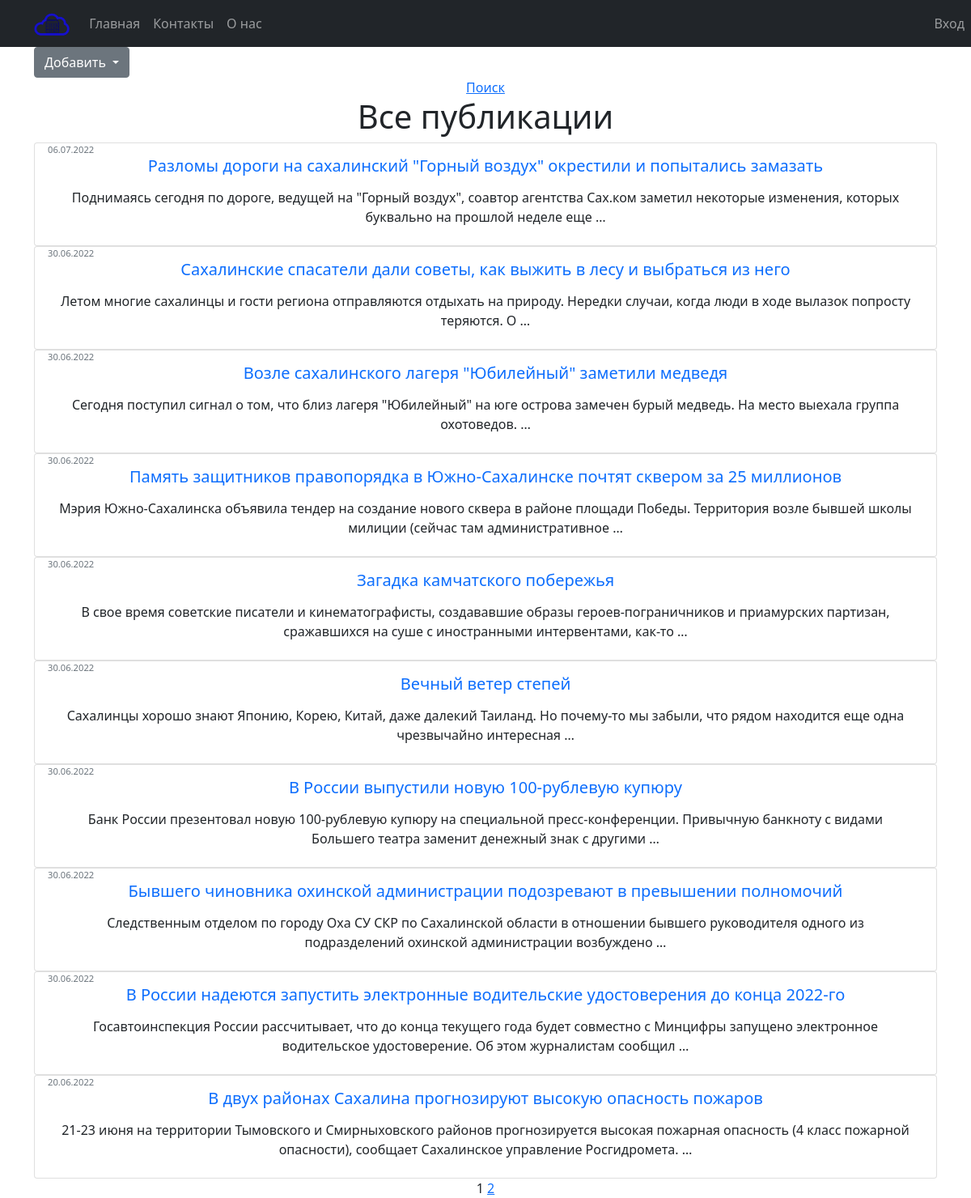
Before: / with the older database file.
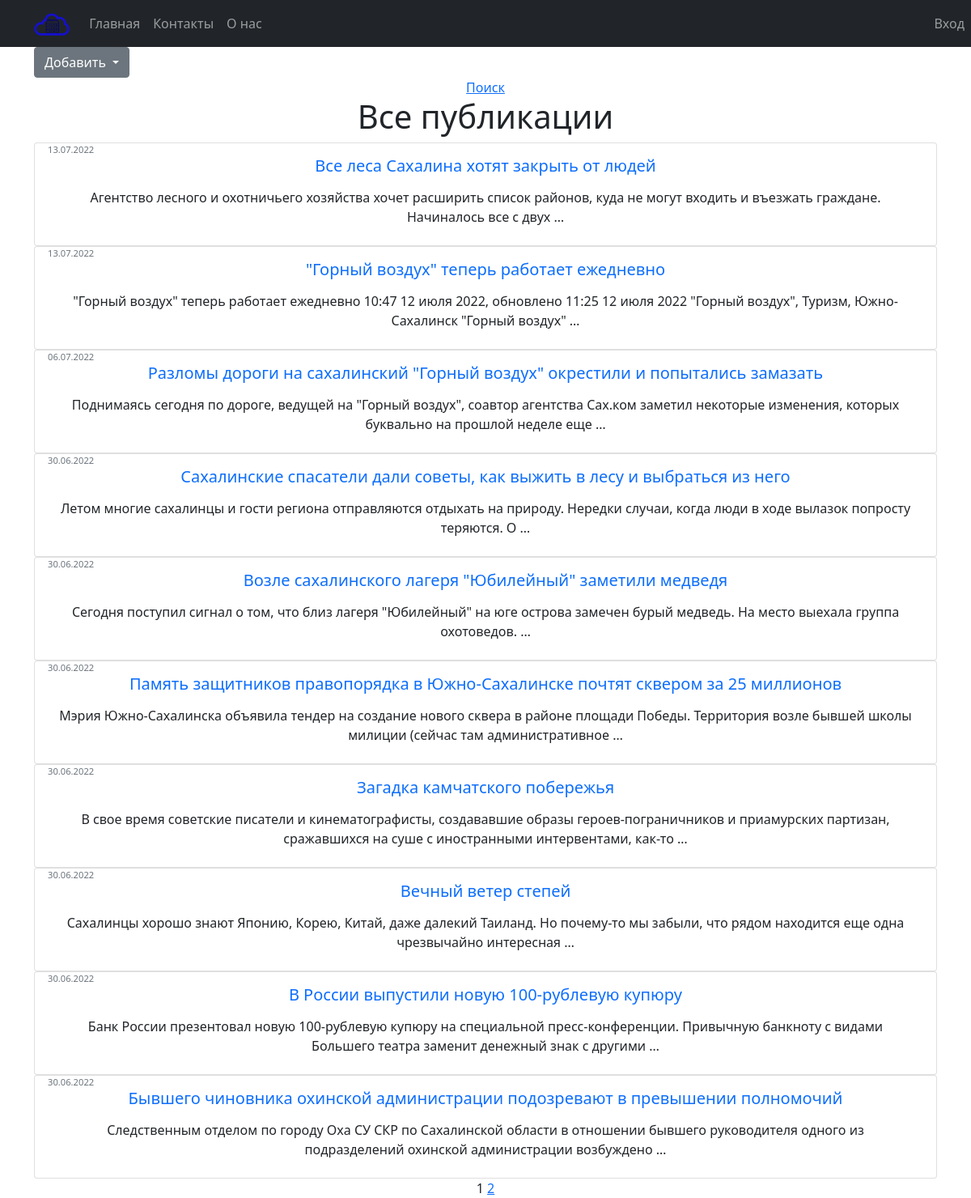
After: the same page with the newer database file.
### news/models.py (models this page shows, shortened)
class Post(models.Model):
    NEWS = 1
    ARTICLE = 2
    choice_list = [(NEWS, "Новость"), (ARTICLE, "Статья")]
    author = models.ForeignKey(Author, on_delete=models.CASCADE, related_name='user_posts')
    type_post = models.IntegerField(default=1, choices=choice_list)
    date_create = models.DateTimeField(auto_now_add=True)
    date_update = models.DateTimeField(auto_now=True)
    category = models.ManyToManyField(Category, through='PostCategory', related_name='categories')
    title = models.CharField(max_length=255)
    text = models.TextField()
    rating = models.IntegerField(default=0)

### news/views.py (the view)
# urls.py: path('', NewsList.as_view(), name='post_list'),
class NewsList(ListView):
    model = Post
    ordering = '-date_create'
    template_name = 'post/posts.html'
    context_object_name = 'posts'
    paginate_by = 10
    def get_queryset(self):
        queryset = super().get_queryset()
        self.filterset = PostFilter(self.request.GET, queryset)
        return self.filterset.qs
    def get_context_data(self, **kwargs):
        context = super().get_context_data(**kwargs)
        context['filterset'] = self.filterset
        context['search'] = 'search' in self.request.path
        return context

### news/templatetags/custom_filters.py (called while the page is built)
@register.filter()
def censor(value):
    words = censor_words.get_words()
    text_words=value.split(' ')
    for i, word in enumerate(text_words):
        if word.lower() in words:
            text_words[i] = word[0]+'*'*(len(word)-1)
    return ' '.join(text_words)

### templates/post/posts.html (shortened to what this page needs)
{% extends 'default.html' %}
{% load custom_filters %}
{% block content %}
<div class="dropdown text-start">
  <button class="btn btn-secondary dropdown-toggle" type="button" id="dropdownMenuButton" data-toggle="dropdown" aria-haspopup="true" aria-expanded="false">
    Добавить
  </button>
</div>
   {% if search %}
       <form action="" method="get">
           {{ filterset.form.as_p }}
           <input type="submit" value="Найти" />
           <input type="button" value="Закрыть" onclick="location.assign('/news')"/>
       </form>
       <h1>Результат поиска публикаций</h1>
   {% else %}
        <a href='/news/search'>Поиск<a>
        <h1>Все публикации</h1>
   {% endif %}
{% if posts %}
    {% for post in posts %}
            <div class="card w-100">
              <div class="card-body">
                <h5 class="card-title text-primary">{{ post.title|censor }}</h5>
                <div style="position: absolute;  top: 0;    font-size: 0.7rem;}" class="card-text text-secondary text-start">
                    {{ post.date_create|date:'d.m.Y' }}
                </div>
                 <a href="/view/{{ post.pk }}" class="btn">
                    <p class="card-text text-dark">{{ post.text|truncatewords:20|censor }}</p>
                  </a>
              </div>
            </div>
    {% endfor %}
{% else %}
    Новостей нет
{% endif %}
   {{ page_obj.number }}
   {% if page_obj.has_next %}
       <a href="?page={{ page_obj.next_page_number }}">{{ page_obj.next_page_number }}</a>
   {% endif %}
{% endblock content %}

### templates/default.html (shortened to what this page needs)
<!DOCTYPE html>
<html lang="ru">
    <head>
		{% load static%}
        <link href={% static "css/styles.css" %} rel="stylesheet" />
    </head>
    <body>
        <nav class="navbar navbar-expand-lg navbar-dark bg-dark static-top">
		   <div class="container">
			   <a class="navbar-brand" href="/"><img height='30' src={% static "assets/logo_blue.png" %}></a>
			   <div class="navbar-collapse collapse" id="navbarResponsive">
				   <ul class="nav navbar-nav navbar-left">
					   <li class="nav-item active">
						   <a class="nav-link" href="/">Главная</a>
					   </li>
					   <li class="nav-item">
						   <a class="nav-link" href="/contacts/">Контакты</a>
					   </li>
					   <li class="nav-item">
						   <a class="nav-link" href="/about/">О нас</a>
					   </li>
				   </ul>
				   <ul class="nav navbar-nav navbar-right" style="position: absolute;   right: 0;">
					   {%  if not request.user.is_authenticated %}
					   <li class="nav-item">
						   <a class="nav-link" href="/accounts/login/">Вход</a>
					   </li>
					    {% endif %}
				   </ul>
			   </div>
		   </div>
		</nav>
        <div class="container">
		   <div class="row">
			   <div class="col-lg-12 text-center">
				   {% block content %}
				   {% endblock content %}
			   </div>
		   </div>
		</div>
    </body>
</html>

Changed rows visible on the page:
no longer on this page (row unchanged): Post: title|censor "В России надеются запустить электронные водительские удостоверения до конца 2022-го", date_create "30.06.2022", text|censor "Госавтоинспекция России рассчитывает, что до конца текущего года будет совместно с Минцифры запущено электронное водительское удостоверение. Об этом журналистам сообщил …"
no longer on this page (row unchanged): Post: title|censor "В двух районах Сахалина прогнозируют высокую опасность пожаров", date_create "20.06.2022", text|censor "21‑23 июня на территории Тымовского и Смирныховского районов прогнозируется высокая пожарная опасность (4 класс пожарной опасности), сообщает Сахалинское управление Росгидромета. …"
added Post: title|censor "Все леса Сахалина хотят закрыть от людей", date_create "13.07.2022", text|censor "Агентство лесного и охотничьего хозяйства хочет расширить список районов, куда не могут входить и въезжать граждане. Начиналось все с двух …"
added Post: title|censor "\"Горный воздух\" теперь работает ежедневно", date_create "13.07.2022", text|censor "\"Горный воздух\" теперь работает ежедневно 10:47 12 июля 2022, обновлено 11:25 12 июля 2022 \"Горный воздух\", Туризм, Южно-Сахалинск \"Горный воздух\" …"
